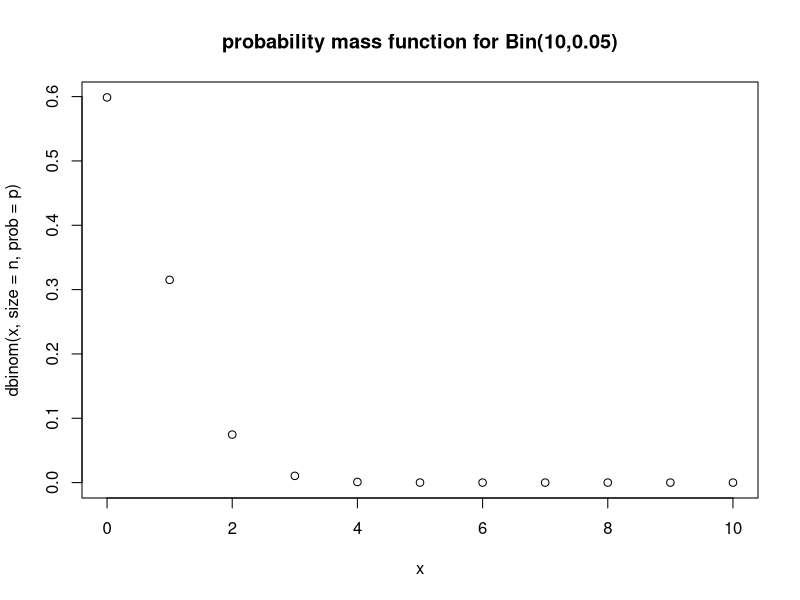
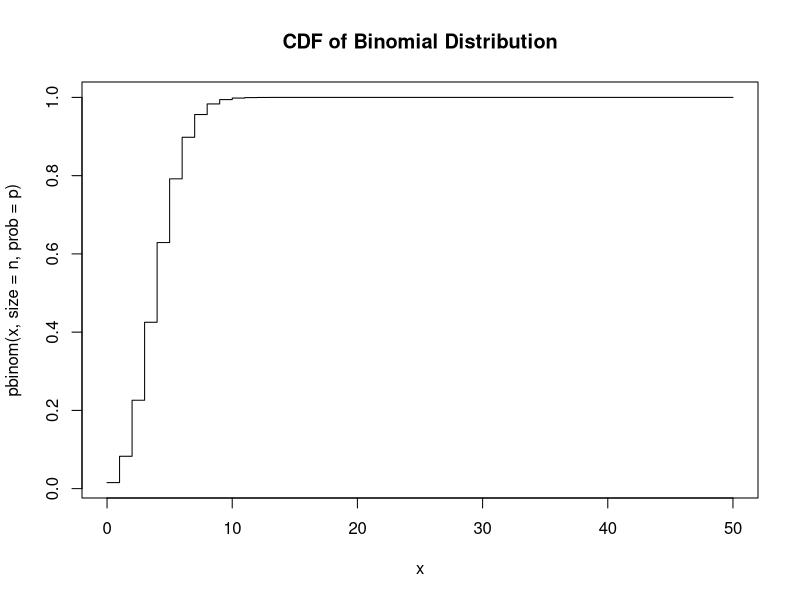

R code for these plots, in order:
dbinom(6, size = 10, prob = 0.5)#probability of getting exactly 6 heads
pbinom(6, size = 10, prob = 0.5)#cumulative probability of getting 6 or fewer heads
qbinom(0.9, size=10, prob=0.5)#number of heads such that cumulative probability is at least 90% in 10 flips
rbinom(5, size= 10, prob= 0.5)#flipping 10 times, 5 experiments and observe the number of  heads each time

dbinom(2, size=10,prob= 0.05)
#pbinom(2, size = 15, prob=0.6)
dbinom(8, size=12, prob=0.75)
dbinom(0, size=20, prob=0.1)
pbinom(2, size=50, prob=0.08)

n<-10
p<-0.05
x<-0:n
plot(x, dbinom(x, size= n, prob= p), main="probability mass function for Bin(10,0.05)")

n <- 50
p <- 0.08
x <- 0:n
plot(x, pbinom(x, size = n, prob = p), type = "s", main = "CDF of Binomial Distribution")

pbinom(4, size=12, prob=0.2)

dbinom(6, size=10, prob=0.6)
pbinom(8, size=10, prob= 0.6)



